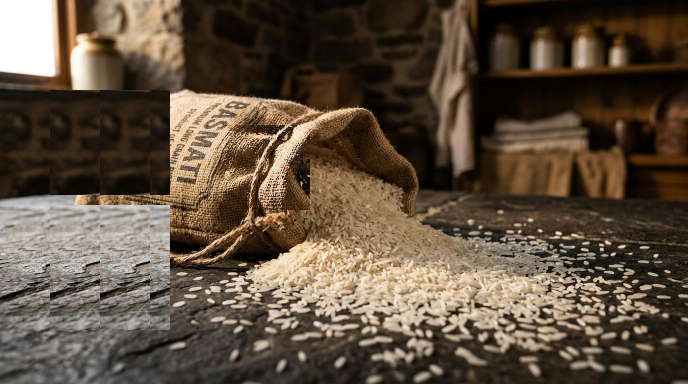
#> input picture scratch/bg_cleaned_test.jpg, 1376 x 768 px, given in place of about-banner-rice.jpg, which was not available (shown at 1/2 size)
$ python test_full_inpaint.py
#> lines starting #> are read from the running program, lines starting #| are printed output that depends on the picture; after the words box and inside, x2 and y2 are one past the last pixel; in counts of white or black regions, pixels touching at a corner belong together
import numpy as np
from PIL import Image
from skimage.restoration import inpaint_biharmonic
from scipy.ndimage import binary_dilation

def test_full_inpaint():
    print('Loading banner...')
    orig = Image.open('public/assets/about-banner-rice.jpg').convert('RGB')
#> orig is the input picture: PIL image 1376x768 RGB; mean R, G, B 94.8, 79.4, 63.5
    orig_arr = np.array(orig).astype(np.float32) / 255.0
    h, w, _ = orig_arr.shape
#> h = 768; w = 1376

    # Load exact burlap mask
    burlap_mask = np.array(Image.open('scratch/burlap_mask.png').convert('L')) > 100
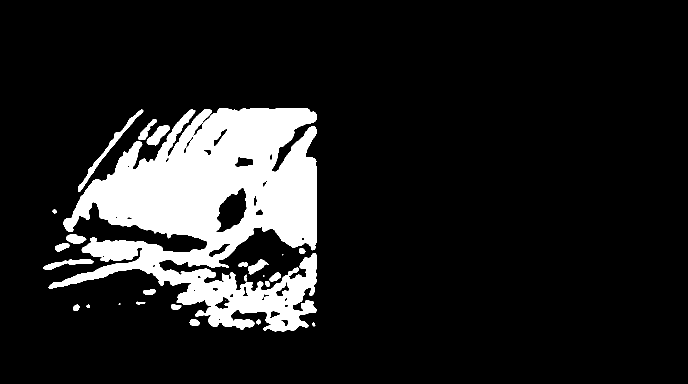
#> input picture scratch/burlap_mask.png, 1376 x 768 px, found by its file name (shown at 1/2 size)
#> burlap_mask: shape (768, 1376) bool; 12.4% white; 26 white regions (4 under 20 px), largest, box (x1, y1, x2, y2) and area: (97, 216, 634, 663) 124252, (156, 219, 287, 384) 1636, (293, 250, 340, 291) 894

    # Dilate by 3 pixels to guarantee all burlap edge fibers are covered
    dilated_mask = binary_dilation(burlap_mask, iterations=3)
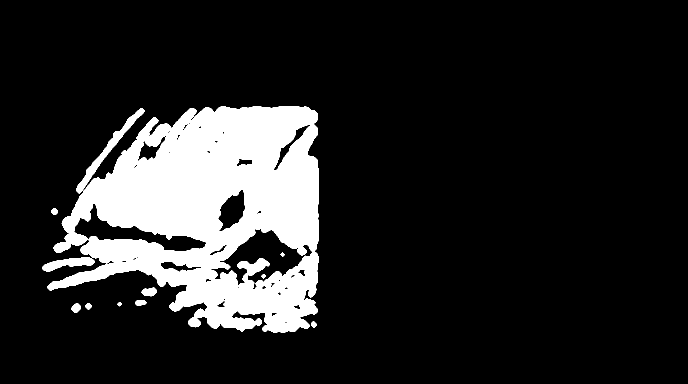
#> dilated_mask: shape (768, 1376) bool (shown at 1/2 size); 14.5% white; 12 white regions, largest, box (x1, y1, x2, y2) and area: (94, 213, 637, 666) 147864, (153, 216, 290, 387) 2717, (84, 515, 190, 543) 1502

    print(f'Inpainting full burlap mask: {np.sum(dilated_mask)} pixels...')
#> (printed output is left out)
    inpainted = inpaint_biharmonic(orig_arr, dilated_mask, channel_axis=-1)
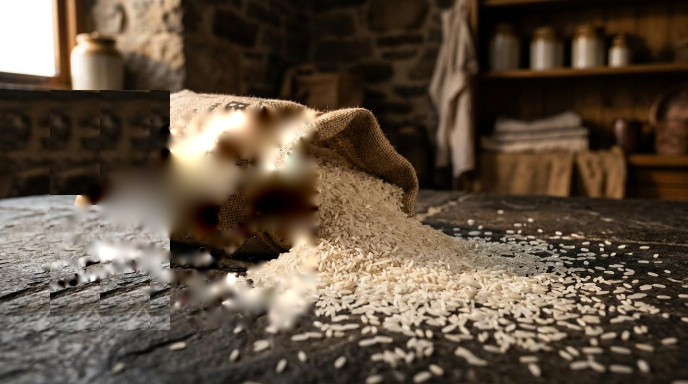
#> inpainted: shape (768, 1376, 3) float32 (shown at 1/2 size); mean R, G, B 0.373, 0.315, 0.254

    res = Image.fromarray(np.clip(inpainted * 255.0, 0, 255).astype(np.uint8))
    res.save('scratch/full_inpaint_clean.jpg', quality=95)
    print('Saved scratch/full_inpaint_clean.jpg')

test_full_inpaint()
